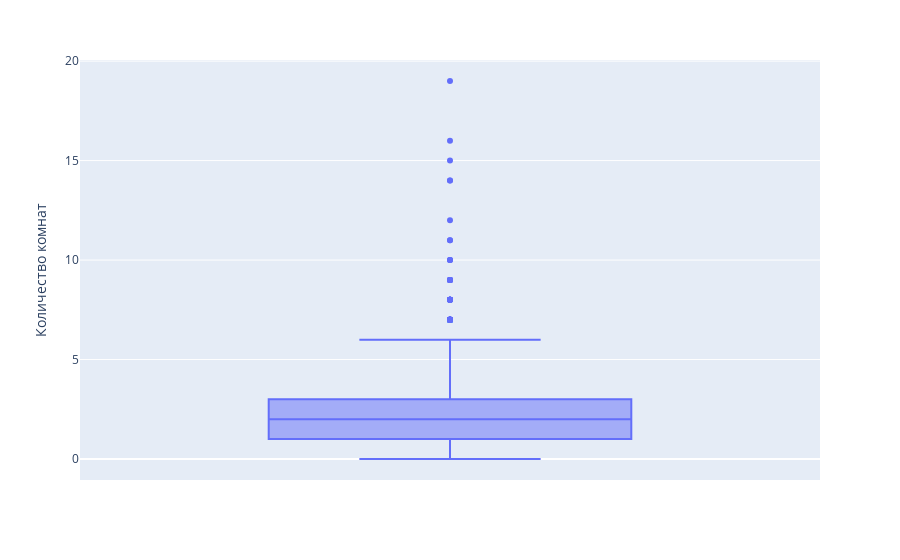

Here is the notebook cell this chart was saved with:
### Markdown cell above
Как мы видим тут нет никаких аномальных значений просто кто то продает квартиру почти в 500 миллионов рублей. Так что оставим эти квартиры, единственно странно что все равно в этом списке нет квартиры с 19 комнатами

### Code cell
fig = px.box(df, y = 'rooms',
            labels={'rooms':'Количество комнат'})
fig.show()

### Figure 1 — Plotly figure (JSON) as saved in the notebook; plotly's stock layout.template omitted (floating-point values rounded to 4 significant figures; data arrays with more than 128 entries replaced by an {"elided": "..."} marker saying what was removed)
{"data": [{"alignmentgroup": "True", "hovertemplate": "Количество комнат=%{y}<extra></extra>", "legendgroup": "", "marker": {"color": "#636efa"}, "name": "", "notched": false, "offsetgroup": "", "orientation": "v", "showlegend": false, "type": "box", "x0": " ", "xaxis": "x", "y": {"elided": "23697 int values"}, "y0": " ", "yaxis": "y"}], "layout": {"boxmode": "group", "legend": {"tracegroupgap": 0}, "margin": {"t": 60}, "xaxis": {"anchor": "y", "domain": [0, 1]}, "yaxis": {"anchor": "x", "domain": [0, 1], "title": {"text": "Количество комнат"}}}}
